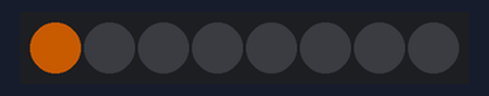
A sketch run on a simulated Arduino Uno, built with avr-gcc and run on an emulated ATmega328P. Shown: 8 RGB LEDs in strip order, left to right. Dim RGB values are drawn brighter than linear.

Above: at 0.05 s.
At 0.75 s:
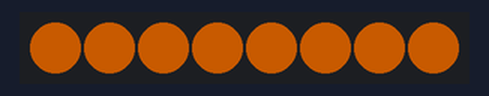
At 1.35 s:
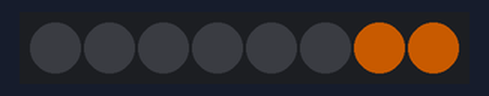
At 1.96 s:
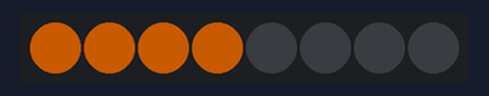
Timing chart, 0 to 40.0 s (numbered marks = the images above):
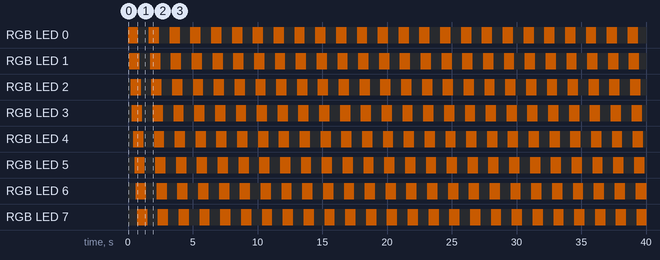

Measured:
- by itself, RGB LED 0–7: alternates RGB(100, 45, 0) for 0.80 s and off for 0.80 s
- by itself, everything shown: repeats every 1.6 s, in 16 steps

The sketch:

2.7_rgb_strip.ino
```cpp
#include <Adafruit_NeoPixel.h> // Include the Adafruit NeoPixel library

#define LED_PIN 14 // NeoPixel LED strip
#define NUM_LEDS 8 // Number of LEDs

// Create an instance of the Adafruit_NeoPixel class
Adafruit_NeoPixel strip = Adafruit_NeoPixel(NUM_LEDS, LED_PIN, NEO_GRB + NEO_KHZ800);

void setup() {
  strip.begin(); // Initialize the NeoPixel strip
  strip.show(); // Set initial color to black
}

void loop() {
  // Turn on LEDs one by one
  for (int i = 0; i < NUM_LEDS; i++) {
    strip.setPixelColor(i, 100, 45, 0); // Set the color of the i-th LED to red
    strip.show(); // Update the LED strip with the new colors
    delay(100); // Wait for 100 milliseconds
  }

  // Turn off LEDs one by one
  for (int i = 0; i < NUM_LEDS; i++) {
    strip.setPixelColor(i, 0, 0, 0); // Set the color of the i-th LED to black (turn it off)
    strip.show(); // Update the LED strip with the new colors
    delay(100); // Wait for 100 milliseconds
  }
}
```
